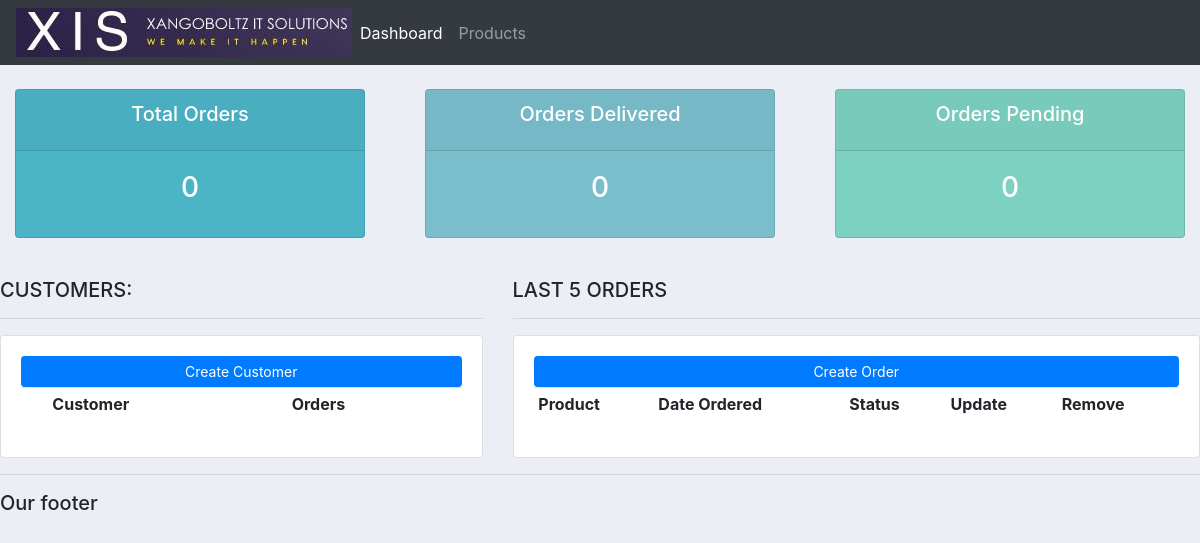
Before: / with the older database file.
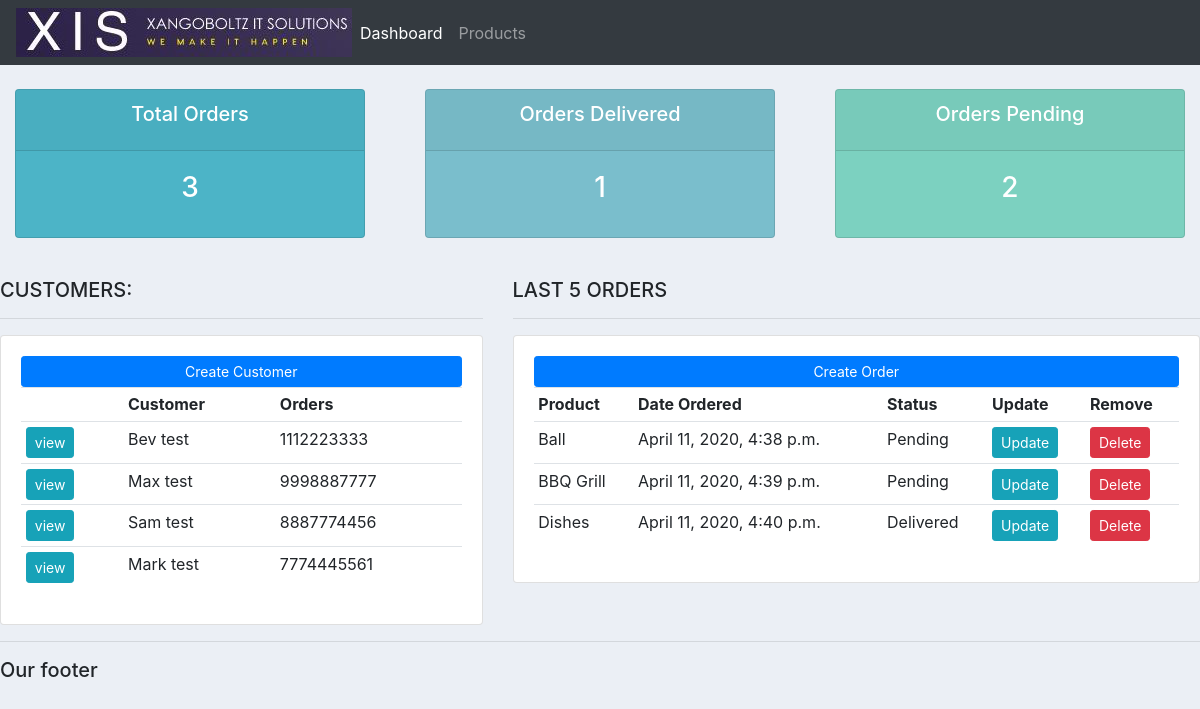
After: the same page with the newer database file.
### accounts/models.py (models this page shows, shortened)
class Customer(models.Model):
    name = models.CharField(max_length=200, null=True)
    phone = models.CharField(max_length=200, null=True)
    email = models.CharField(max_length=200, null=True)
    date_created = models.DateTimeField(auto_now_add=True, null=True)

class Order(models.Model):
    STATUS = (
            ('Pending', 'Pending'),
            ('Out for delivery', 'Out for delivery'),
            ('Delivered', 'Delivered'),
            )
    customer = models.ForeignKey(Customer, null=True, on_delete= models.SET_NULL)
    product = models.ForeignKey(Product, null=True, on_delete= models.SET_NULL)
    date_created = models.DateTimeField(auto_now_add=True, null=True)
    status = models.CharField(max_length=200, null=True, choices=STATUS)

class Product(models.Model):
    CATEGORY = (
            ('Indoor', 'Indoor'),
            ('Out Door', 'Out Door'),
            )
    name = models.CharField(max_length=200, null=True)
    price = models.FloatField(null=True)
    category = models.CharField(max_length=200, null=True, choices=CATEGORY)
    descriptiom = models.CharField(max_length=200, null=True, blank=True)
    date_created = models.DateTimeField(auto_now_add=True, null=True)
    tags = models.ManyToManyField(Tag)
    def __str__(self):
        return self.name

### accounts/views.py (the view)
# urls.py: 2. Add a URL to urlpatterns:  path('', views.home, name='home')
def home(request):
    orders = Order.objects.all()
    customers = Customer.objects.all()
    total_customers = customers.count()
    total_orders = orders.count()
    delivered = orders.filter(status='Delivered').count()
    pending = orders.filter(status='Pending').count()
    context = {'orders':orders, 'customers':customers, 'total_orders':total_orders,'delivered':delivered,'pending':pending}
    return render(request, 'accounts/dashboard.html', context)

### accounts/templates/accounts/dashboard.html
{% extends 'accounts/main.html' %}
{% block content %}
{%  include 'accounts/status.html' %}
<br>
<div class="row">
	<div class="col-md-5">
		<h5>CUSTOMERS:</h5>
		<hr>
		<div class="card card-body">
			<a class="btn btn-primary  btn-sm btn-block" href="">Create Customer</a>
			<table class="table table-sm">
				<tr>
					<th></th>
					<th>Customer</th>
					<th>Orders</th>
				</tr>
				{% for customer in customers %}
				<tr>
					<td><a class="btn btn-sm btn-info" href="{% url 'customer' customer.id %}">view</a></td>
					<td>{{customer.name}}</td>
					<td>{{customer.phone}}</td>
				</tr>
				{% endfor %}
			</table>
		</div>
	</div>
	<div class="col-md-7">
		<h5>LAST 5 ORDERS</h5>
		<hr>
		<div class="card card-body">
			<a class="btn btn-primary  btn-sm btn-block" href="">Create Order</a>
			<table class="table table-sm">
				<tr>
					<th>Product</th>
					<th>Date Ordered</th>
					<th>Status</th>
					<th>Update</th>
					<th>Remove</th>
				</tr>
				{% for order in orders %}
					<tr>
						<td>{{order.product}}</td>
						<td>{{order.date_created}}</td>
						<td>{{order.status}}</td>
						<td><a class="btn btn-sm btn-info" href="">Update</a></td>
						<td><a class="btn btn-sm btn-danger" href="">Delete</a></td>
					</tr>
				{% endfor %}
			</table>
		</div>
	</div>
</div>
{% endblock %}

### accounts/templates/accounts/main.html (shortened to what this page needs)
{% load static %}
<!DOCTYPE html>
<html>
<head>
    <link rel="stylesheet" href="https://stackpath.bootstrapcdn.com/bootstrap/4.3.1/css/bootstrap.min.css">
	<link rel="stylesheet" type="text/css" href="{% static '/css/main.css' %}">
</head>
<body>
    {% include 'accounts/navbar.html' %}
    {% block content %}
    {% endblock %}
    <hr>
    <h5>Our footer</h5>
</body>
</html>

### accounts/templates/accounts/navbar.html (shortened to what this page needs)
{% load static%}
<nav class="navbar navbar-expand-lg navbar-dark bg-dark">
    <img src="{% static 'images/logo.png' %}">
    <div class="collapse navbar-collapse" id="navbarNav">
      <ul class="navbar-nav">
        <li class="nav-item active">
          <a class="nav-link" href="{% url 'home' %}">Dashboard</a>
        </li>
        <li class="nav-item">
          <a class="nav-link" href="{% url 'products' %}">Products</a>
        </li>
      </ul>
    </div>
  </nav>

### accounts/templates/accounts/status.html
<br>
<div class="row">
	<div class="col">
		<div class="col-md">
			<div class="card text-center text-white  mb-3" id="total-orders">
			  	<div class="card-header">
			  		<h5 class="card-title">Total Orders</h5>
			  	</div>
			  	<div class="card-body">
			    	<h3 class="card-title">{{total_orders}}</h3>
			  	</div>
			</div>
		</div>
	</div>
	<div class="col">
		<div class="col-md">
			<div class="card text-center text-white  mb-3" id="orders-delivered">
			  	<div class="card-header">
			  		<h5 class="card-title">Orders Delivered</h5>
			  	</div>
			  	<div class="card-body">
			    	<h3 class="card-title">{{delivered}}</h3>
			  	</div>
			</div>
		</div>
	</div>
	<div class="col">
		<div class="col-md">
			<div class="card text-center text-white  mb-3" id="orders-pending">
			  	<div class="card-header">
			  		<h5 class="card-title">Orders Pending</h5>
			  	</div>
			  	<div class="card-body">
			    	<h3 class="card-title">{{pending}}</h3>
			  	</div>
			</div>
		</div>
	</div>
</div>

### static/css/main.css (style rules this page uses)
body { background-color: #ebeff5; }
#total-orders { background-color: #4cb4c7; }
#orders-delivered { background-color: #7abecc; }
#orders-pending { background-color: #7CD1C0; }

Changed rows visible on the page:
added Customer: name "Bev test", phone "1112223333"
added Customer: name "Max test", phone "9998887777"
added Customer: name "Sam test", phone "8887774456"
added Customer: name "Mark test", phone "7774445561"
added Order: product "Ball", date_created "April 11, 2020, 4:38 p.m.", status "Pending"
added Order: product "BBQ Grill", date_created "April 11, 2020, 4:39 p.m.", status "Pending"
added Order: product "Dishes", date_created "April 11, 2020, 4:40 p.m.", status "Delivered"
Other visible differences:
{{ total_orders }}: "0" → "3"
{{ delivered }}: "0" → "1"
{{ pending }}: "0" → "2"
